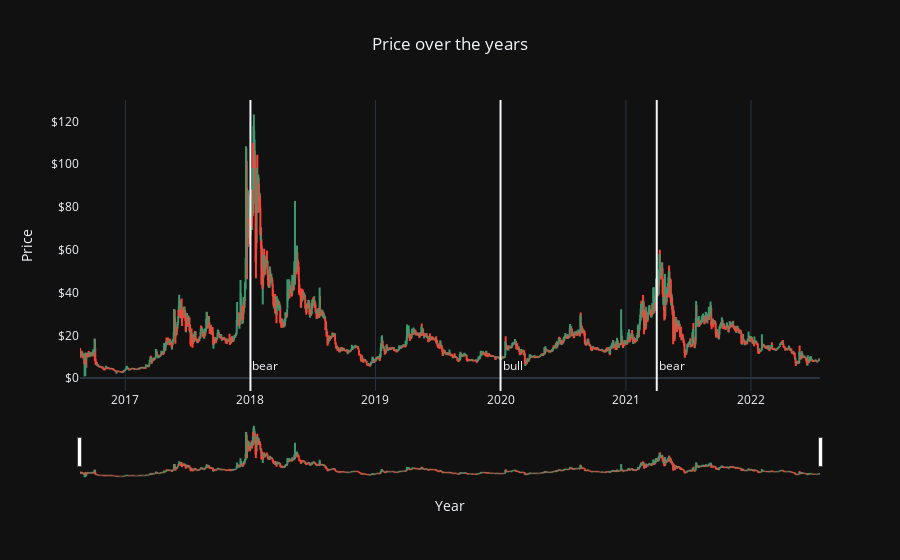

Notebook code cell kept with this figure:
### Code cell
raw_data=pd.read_csv('Augur.csv')
def date_format(df):
    if isinstance(df, pd.DataFrame):
        if 'Date' in df.columns:
            df.Date = pd.to_datetime(df.Date)
            df[['Year','Month','Day']] = df.Date.apply(lambda x: pd.Series(x.strftime("%Y-%m-%d").split("-")))
    else:
        print("Invalid entry, please use a data frame with a Date column.")
    return df

data=date_format(raw_data)
data['Close']=data['Close'].astype(float)
data['Open']=data['Open'].astype(float)
data['High']=data['High'].astype(float)
data['Low']=data['Low'].astype(float)
data['Year']=data['Year'].astype(int)
data['Month']=data['Month'].astype(int)
data['Day']=data['Day'].astype(int)

fig = go.Figure(data=go.Ohlc(x=data['Date'],
                open=data['Open'],
                high=data['High'],
                low=data['Low'],
                close=data['Close']))

fig.update_layout(template='plotly_dark',
    title='Price over the years',
    xaxis_title="Year",
    yaxis_title='Price',title_x=0.5,
    shapes = [dict(x0='2018-01-01', x1='2018-01-01', y0=0, y1=1, xref='x', yref='paper',line_width=2),
             dict(x0='2020-01-01', x1='2020-01-01', y0=0, y1=1, xref='x', yref='paper',line_width=2),
             dict(x0='2021-04-01', x1='2021-04-01', y0=0, y1=1, xref='x', yref='paper',line_width=2)],
    annotations=[dict(x='2018-01-01', y=0.05, xref='x', yref='paper',showarrow=False, xanchor='left', text='bear'),
        dict(x='2020-01-01', y=0.05, xref='x', yref='paper',showarrow=False, xanchor='left', text='bull'),
        dict(x='2021-04-01', y=0.05, xref='x', yref='paper',showarrow=False, xanchor='left', text='bear')]
)

fig.update_yaxes( # the y-axis is in dollars
    tickprefix="$", showgrid=False
)

fig.update_xaxes(
     showgrid=True
)

fig.show()

### Figure 1 — Plotly figure (JSON) as saved in the notebook; plotly's stock layout.template omitted (floating-point values rounded to 4 significant figures; data arrays with more than 128 entries replaced by an {"elided": "..."} marker saying what was removed)
{"data": [{"close": {"elided": "2160 float values"}, "high": {"elided": "2160 float values"}, "low": {"elided": "2160 float values"}, "open": {"elided": "2160 float values"}, "type": "ohlc", "x": {"elided": "2160 str values"}}], "layout": {"annotations": [{"showarrow": false, "text": "bear", "x": "2018-01-01", "xanchor": "left", "xref": "x", "y": 0.05, "yref": "paper"}, {"showarrow": false, "text": "bull", "x": "2020-01-01", "xanchor": "left", "xref": "x", "y": 0.05, "yref": "paper"}, {"showarrow": false, "text": "bear", "x": "2021-04-01", "xanchor": "left", "xref": "x", "y": 0.05, "yref": "paper"}], "shapes": [{"line": {"width": 2}, "x0": "2018-01-01", "x1": "2018-01-01", "xref": "x", "y0": 0, "y1": 1, "yref": "paper"}, {"line": {"width": 2}, "x0": "2020-01-01", "x1": "2020-01-01", "xref": "x", "y0": 0, "y1": 1, "yref": "paper"}, {"line": {"width": 2}, "x0": "2021-04-01", "x1": "2021-04-01", "xref": "x", "y0": 0, "y1": 1, "yref": "paper"}], "title": {"text": "Price over the years", "x": 0.5}, "xaxis": {"showgrid": true, "title": {"text": "Year"}}, "yaxis": {"showgrid": false, "tickprefix": "$", "title": {"text": "Price"}}}}
